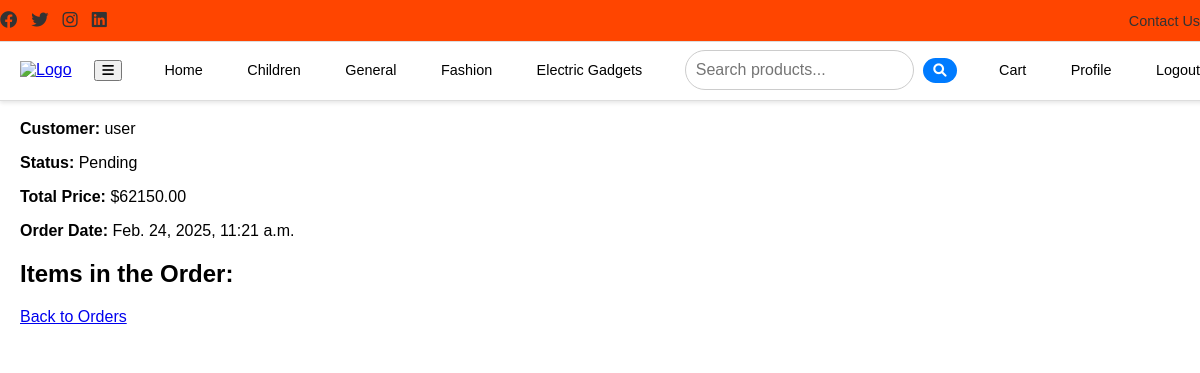
The page /orders/13/ (signed in) on the database its author committed.
### store/models.py (models this page shows, shortened)
class Order(models.Model):
    STATUS_CHOICES = [
        ('Pending', 'Pending'),
        ('Processing', 'Processing'),
        ('Shipped', 'Shipped'),
        ('Delivered', 'Delivered'),
        ('Canceled', 'Canceled'),
    ]
    customer = models.ForeignKey(Customer, on_delete=models.CASCADE)
    cart_items = models.ManyToManyField(CartItem)
    total_price = models.DecimalField(max_digits=10, decimal_places=2)
    status = models.CharField(max_length=20, choices=STATUS_CHOICES, default='Pending')
    created_at = models.DateTimeField(auto_now_add=True)
    updated_at = models.DateTimeField(auto_now=True)

class Customer(models.Model):
    user = models.OneToOneField(User, on_delete=models.CASCADE)
    phone = models.CharField(max_length=15, blank=True, null=True)
    address = models.TextField()

### store/views.py (the view)
# urls.py: path('orders/<int:order_id>/', views.order_detail, name='order_detail'),
@login_required
def order_detail(request, order_id):
    order = get_object_or_404(Order, id=order_id, customer__user=request.user)
    return render(request, 'order_detail.html', {'order': order})

### store/templates/order_detail.html (shortened to what this page needs)
{% extends 'base.html' %}
{% block content %}
<!DOCTYPE html>
<html lang="en">
<head>
</head>
<body>
    <h1>Order Details - Order #{{ order.id }}</h1>
    <p><strong>Customer:</strong> {{ order.customer.user.username }}</p>
    <p><strong>Status:</strong> {{ order.status }}</p>
    <p><strong>Total Price:</strong> ${{ order.total_price }}</p>
    <p><strong>Order Date:</strong> {{ order.created_at }}</p>
    <h2>Items in the Order:</h2>
    <a href="{% url 'order_list' %}">Back to Orders</a>
</body>
</html>
{% endblock %}

### ecommerce/static/css/style.css (style rules this page uses)
body { margin: 0; font-family: Arial, sans-serif; }
h1, h2 { color: black; }

### rows shown on the page
Order: customer.user.username "user", status "Pending", total_price "62150.00", created_at "Feb. 24, 2025, 11:21 a.m."
